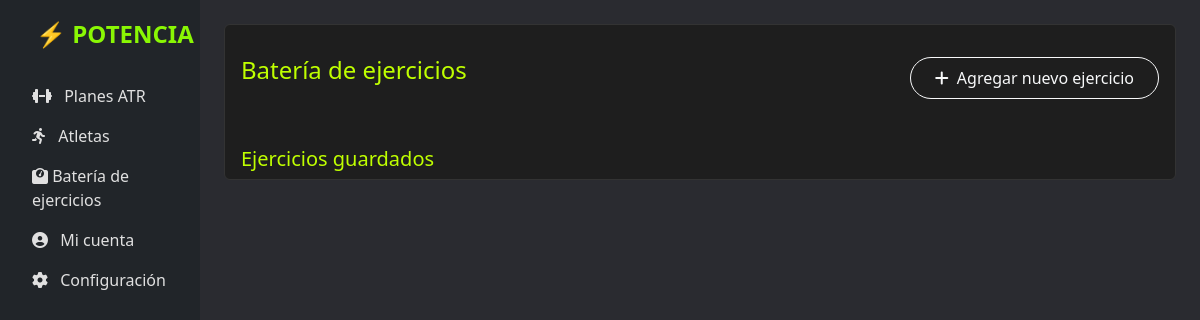
Page /ejercicios/ (signed in) on the earlier database version.
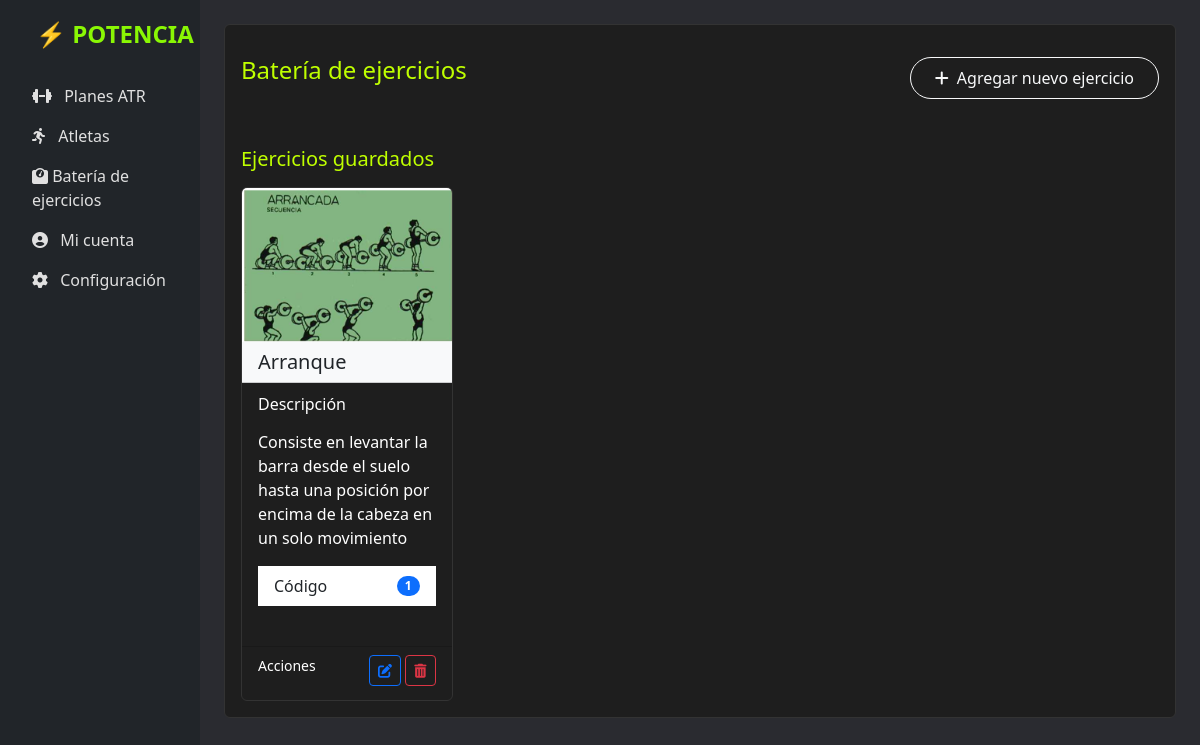
Same page on the later database version.
### potencia/models.py (models this page shows, shortened)
class Ejercicios(models.Model):
    id = models.AutoField(primary_key=True)
    nombre = models.CharField(max_length=100)
    codigo = models.CharField(max_length=3)
    img = models.ImageField(upload_to='img/', verbose_name="Imagen", null=True)
    descripcion = models.TextField(verbose_name="Descripción", null=True)

### potencia/views.py (the view)
# urls.py: path('ejercicios/', views.ejercicios, name='ejercicios'),
@login_required
def ejercicios(request):
    ejercicios = Ejercicios.objects.all()
    if request.method == 'POST':
        form = EjerciciosForm(request.POST, request.FILES)
        if form.is_valid():
            form.save()
            return redirect('ejercicios')
    else:
        form = EjerciciosForm()
    return render(request, 'banco_ejercicios.html', {
        'ejercicios': ejercicios,
        'form': form,
        'editing': False
    })

### potencia/templates/banco_ejercicios.html (shortened to what this page needs)
{% extends "base.html" %}
{% block contenido %}
<div class="card">
    <div class="card-body">
        <div class="d-flex justify-content-between align-items-center mb-4">
            <h4 class="card-title mb-0 label-color-fff">Batería de ejercicios</h4>
            <div class="mt-3">
                <button type="button" class="btn btn-outline-light rounded-pill px-4 py-2" data-bs-toggle="modal"
                    data-bs-target="#ejerciciosModal">
                    <i class="fas fa-plus me-2"></i>Agregar nuevo ejercicio
                </button>
            </div>
        </div>
        <h5 class="mt-5 mb-3 label-color-fff">Ejercicios guardados</h5>
        <div class="row row-cols-1 row-cols-md-2 row-cols-lg-3 row-cols-xl-4 g-4">
            {% for ejercicio in ejercicios %}
            <div class="col">
                <div class="card h-100">
                    <img src="{{ ejercicio.img.url }}" class="card-img-top">
                    <div class="card-header bg-light">
                        <h5 class="card-title mb-0">{{ ejercicio.nombre }}</h5>
                    </div>
                    <div class="card-body">
                        <h6 class="card-subtitle mb-3 label-color-w">Descripción</h6>
                        <ul class="list-group list-group-flush">
                            <p class="card-text label-color-w">{{ ejercicio.descripcion }}</p>
                            <li class="list-group-item d-flex justify-content-between align-items-center">
                                Código
                                <span class="badge bg-primary rounded-pill">{{ ejercicio.codigo }}</span>
                            </li>
                        </ul>
                    </div>
                    <div class="card-footer bg-transparent">
                        <div class="d-flex justify-content-between">
                            <small class="label-color-w">
                                <p>Acciones</p>
                            </small>
                            <div>
                                <a href="{% url 'editar_ejercicio' ejercicio.id %}" class="btn btn-sm btn-outline-primary">
                                    <i class="fas fa-edit"></i>
                                </a>
                                <a href="{% url 'eliminar_ejercicio' ejercicio.id %}" class="btn btn-sm btn-outline-danger">
                                    <i class="fas fa-trash-alt"></i>
                                </a>
                            </div>
                        </div>
                    </div>
                </div>
            </div>
            {% endfor %}
        </div>
    </div>
</div>
{% endblock %}

### potencia/templates/base.html (shortened to what this page needs)
{% load static %}
<!DOCTYPE html>
<html lang="es">
<head>
    <link href="https://cdn.jsdelivr.net/npm/bootstrap@5.3.2/dist/css/bootstrap.min.css" rel="stylesheet">
    <link href="https://cdnjs.cloudflare.com/ajax/libs/font-awesome/6.4.0/css/all.min.css" rel="stylesheet">
    <link rel="stylesheet" href="https://cdnjs.cloudflare.com/ajax/libs/animate.css/4.1.1/animate.min.css">
    <link rel="stylesheet" href="{% static 'css/style_home.css' %}">
    <link rel="stylesheet" href="{% static 'css/style_microciclos.css' %}">
</head>
<body>
    <div class="container-fluid">
        <div class="row flex-nowrap">
            <div class="col-md-2 col-xl-2 px-0 bg-dark sidebar">
                <div class="d-flex flex-column align-items-center align-items-sm-start px-3 pt-3 min-vh-100">
                <div class="container-fluid">
                    <a class="navbar-brand d-flex align-items-center" href="{% url 'home' %}">
                        <strong class="fs-4" style="color: #8af704;">⚡ POTENCIA</strong>
                    </a>
                </div>
                    <ul class="nav flex-column mt-4 w-100">
                        <li class="nav-item">
                            <a class="nav-link" href="#">
                                <i class="fas fa-dumbbell me-2"></i> Planes ATR
                            </a>
                        </li>
                        <li class="nav-item">
                            <a class="nav-link" href="{% url 'atletas' %}">
                                <i class="fas fa-running me-2"></i> Atletas
                            </a>
                        </li>
                        <li class="nav-item">
                            <a class="nav-link" href="{% url 'ejercicios' %}">
                                <i class="fas fa-weight"></i> Batería de ejercicios
                            </a>
                        </li>
                        <li class="nav-item">
                            <a class="nav-link" href="#">
                                <i class="fas fa-user-circle me-2"></i> Mi cuenta
                            </a>
                        </li>
                        <li class="nav-item">
                            <a class="nav-link" href="#">
                                <i class="fas fa-cog me-2"></i> Configuración
                            </a>
                        </li>
                    </ul>
                </div>
            </div>
            <div class="col-md-10 col-xl-10 px-4">
                <main class="py-4">
                    {% block contenido %} {% endblock %}
                </main>
            </div>
        </div>
    </div>
</body>
</html>

### potencia/static/css/style_home.css (style rules this page uses)
body { background-color: #000208d5; }
.sidebar { background-color: #08090cf9; min-height: 100vh; }
.sidebar a { color: #e0e0e0; text-decoration: none; }
.card { background-color: #1e1e1e; border: 1px solid #333; }
.label-color-fff { color: #bfff00; }
.label-color-w { color: #fff; }

### potencia/templates/base.html (style rules this page uses)
.card { margin-bottom: 1.5rem; }

Differences in the rows shown:
added Ejercicios: img (picture), nombre "Arranque", descripcion "Consiste en levantar la barra desde el suelo hasta una posición por encima de la cabeza en un solo movimiento", codigo "1"
